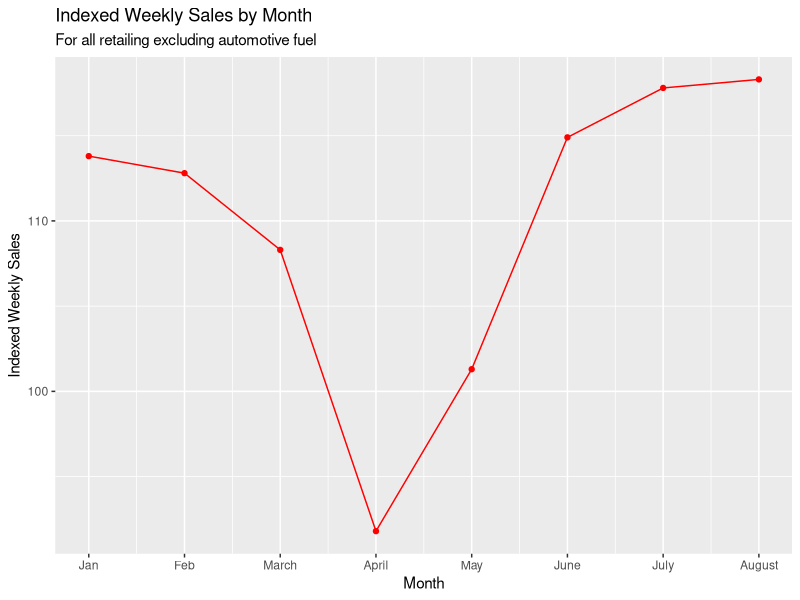
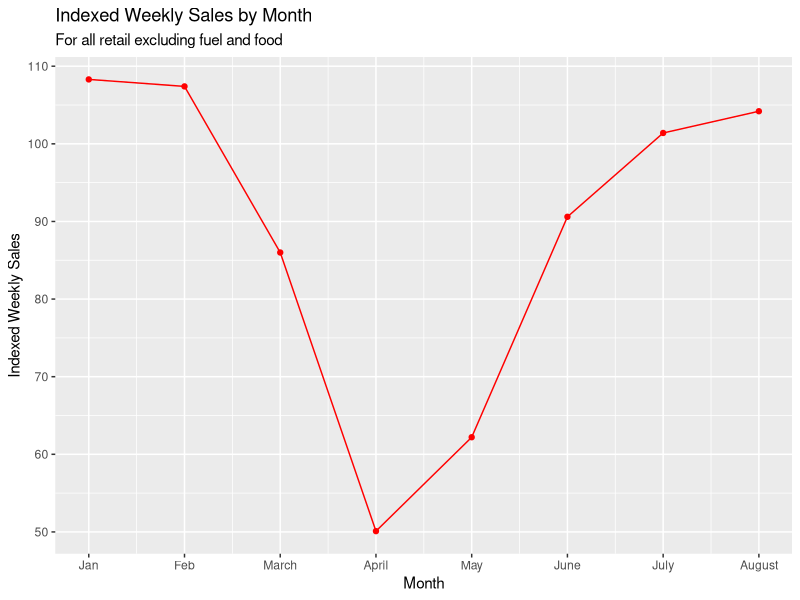
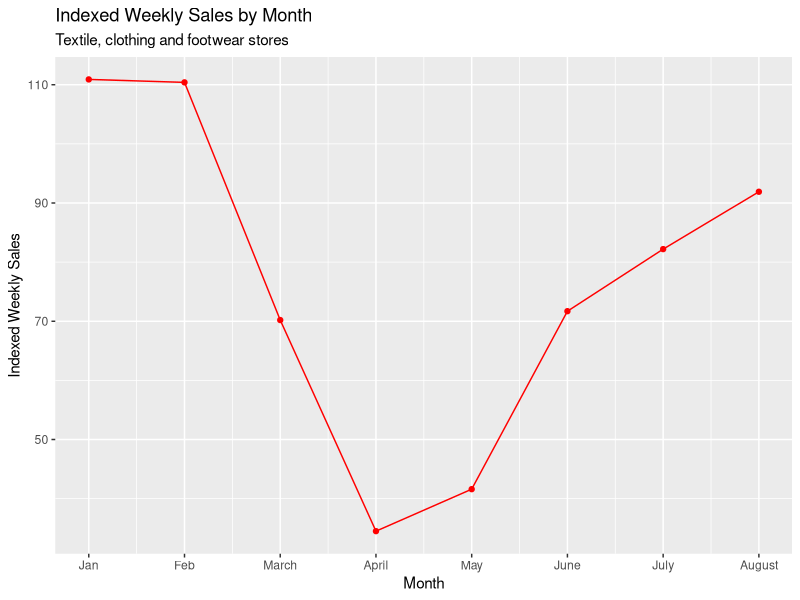
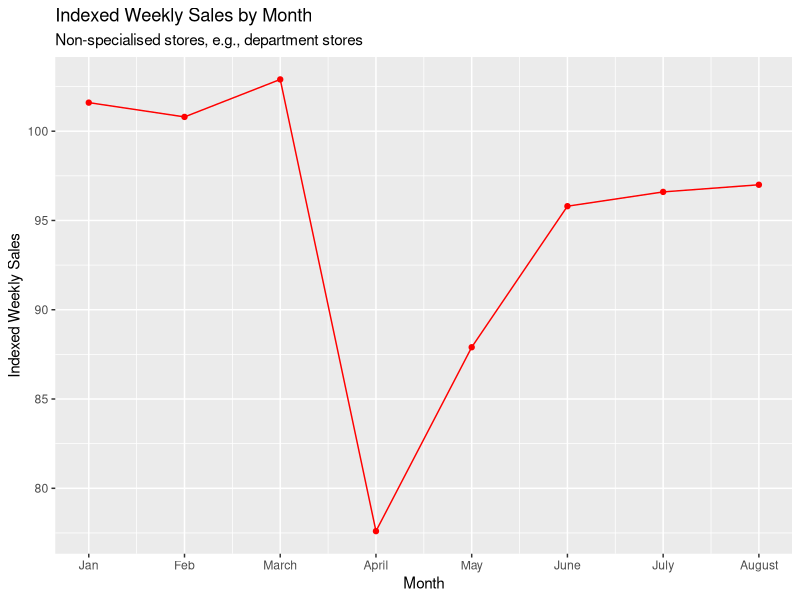
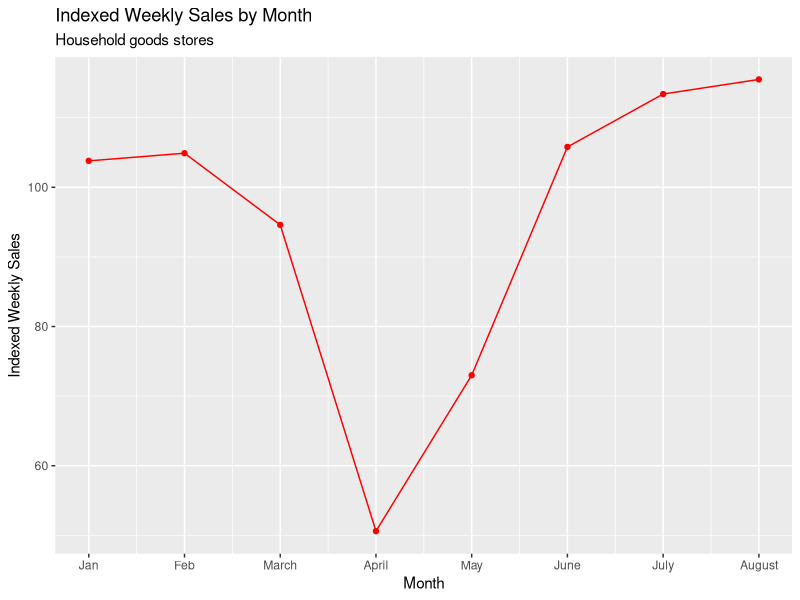
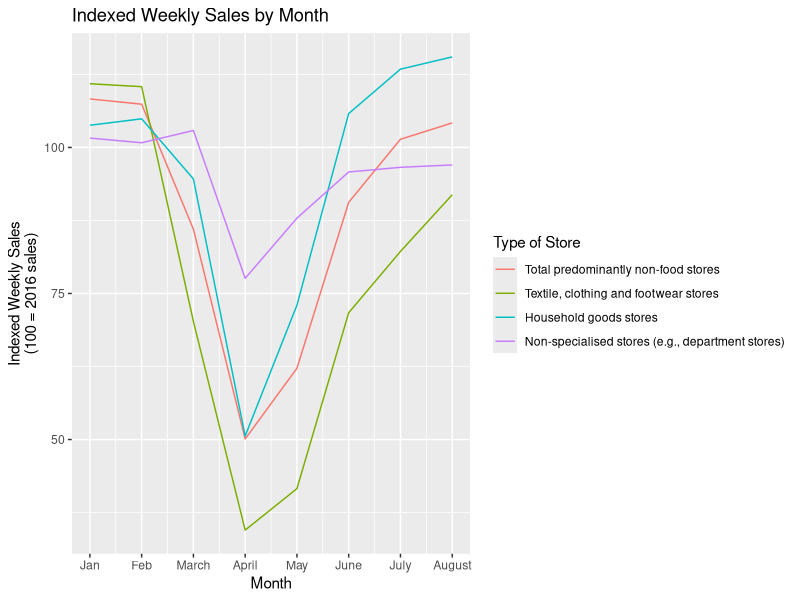
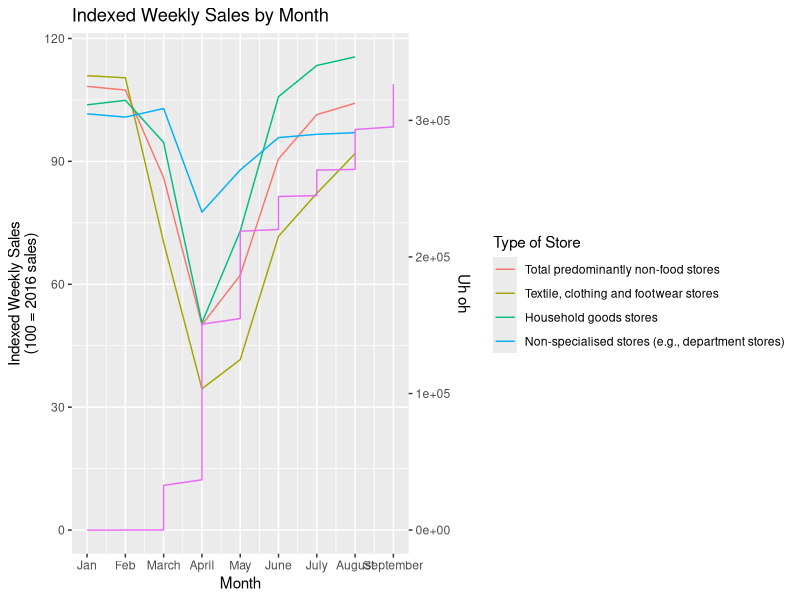
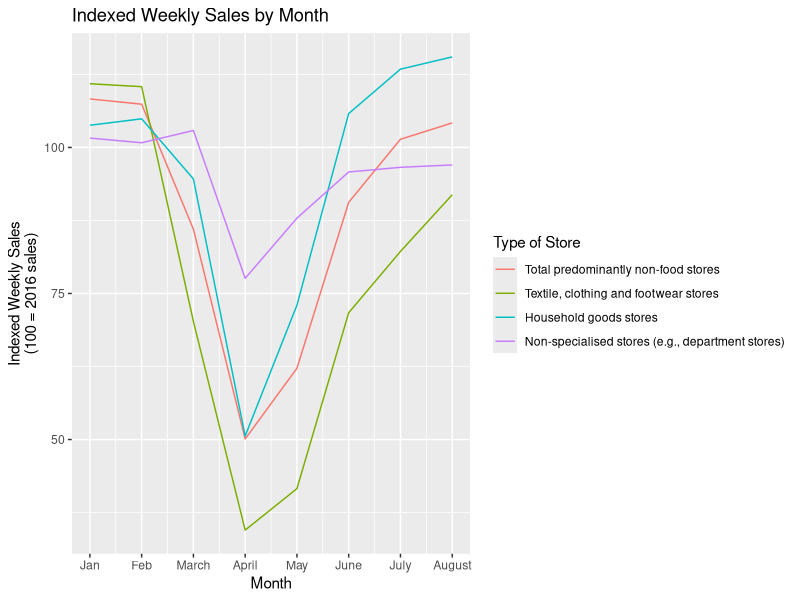

R code for these plots, in order:
## ---- chunk 1
library(readr)
library(dplyr)

retail_sales <- read.csv("retail_data.csv", fileEncoding = "UTF-8-BOM")
retail_sales
## ---- chunk 2
library(ggplot2)
all_retail_plot <- ggplot(data=retail_sales, aes(x=month, y=All.retailing.excluding.automotive.fuel)) +
  geom_point(color="red") +
  geom_line(color="red") +
  scale_x_continuous(breaks = c(1, 2, 3, 4, 5, 6, 7, 8), labels=c("Jan", "Feb", "March", "April", "May", "June", "July", "August")) +
  labs(title="Indexed Weekly Sales by Month", subtitle="For all retailing excluding automotive fuel", x="Month", y="Indexed Weekly Sales") 
all_retail_plot 

non_food_retail_plot <- ggplot(data=retail_sales, aes(x=month, y=Total.predominantly.non.food.stores)) +
  geom_point(color="red") +
  geom_line(color="red") +
  scale_x_continuous(breaks = c(1, 2, 3, 4, 5, 6, 7, 8), labels=c("Jan", "Feb", "March", "April", "May", "June", "July", "August")) +
  labs(title="Indexed Weekly Sales by Month", subtitle="For all retail excluding fuel and food", x="Month", y="Indexed Weekly Sales") 
non_food_retail_plot

textile_retail_plot <- ggplot(data=retail_sales, aes(x=month, y=Textile..clothing.and.footwear.stores)) +
  geom_point(color="red") +
  geom_line(color="red") +
  scale_x_continuous(breaks = c(1, 2, 3, 4, 5, 6, 7, 8), labels=c("Jan", "Feb", "March", "April", "May", "June", "July", "August")) +
  labs(title="Indexed Weekly Sales by Month", subtitle="Textile, clothing and footwear stores", x="Month", y="Indexed Weekly Sales") 
textile_retail_plot

non_specialised_retail_plot <- ggplot(data=retail_sales, aes(x=month, y=Non.specialised.stores)) +
  geom_point(color="red") +
  geom_line(color="red") +
  scale_x_continuous(breaks = c(1, 2, 3, 4, 5, 6, 7, 8), labels=c("Jan", "Feb", "March", "April", "May", "June", "July", "August")) +
  labs(title="Indexed Weekly Sales by Month", subtitle="Non-specialised stores, e.g., department stores", x="Month", y="Indexed Weekly Sales") 
non_specialised_retail_plot 

household_goods_retail_plot <- ggplot(data=retail_sales, aes(x=month, y=Household.goods.stores)) +
  geom_point(color="red") +
  geom_line(color="red") +
  scale_x_continuous(breaks = c(1, 2, 3, 4, 5, 6, 7, 8), labels=c("Jan", "Feb", "March", "April", "May", "June", "July", "August")) +
  labs(title="Indexed Weekly Sales by Month", subtitle="Household goods stores", x="Month", y="Indexed Weekly Sales") 
household_goods_retail_plot
## ---- chunk 3
# Melting table for easier graphing purposes
library(dplyr)
library(reshape2)
combined_retail_table <- melt(data=retail_sales, id.vars=c("month"), measure.vars=c("Total.predominantly.non.food.stores", "Textile..clothing.and.footwear.stores", "Household.goods.stores", "Non.specialised.stores"))
  
combined_retail_table

## ---- chunk 4

combined_retail_plot <- ggplot(data=combined_retail_table, aes(x=month, y=value, color=variable)) +
  geom_line() +
  scale_x_continuous(breaks = c(1, 2, 3, 4, 5, 6, 7, 8), labels=c("Jan", "Feb", "March", "April", "May", "June", "July", "August")) +
  labs(title="Indexed Weekly Sales by Month", x="Month", y="Indexed Weekly Sales\n(100 = 2016 sales)") +
  scale_color_discrete(name  ="Type of Store",
                       breaks = c("Total.predominantly.non.food.stores", "Textile..clothing.and.footwear.stores",
                                  "Household.goods.stores", "Non.specialised.stores"),
                       labels = c("Total predominantly non-food stores",
                                  "Textile, clothing and footwear stores",
                                  "Household goods stores",
                                  "Non-specialised stores (e.g., department stores)")
                          )
combined_retail_plot

ggsave("combined_retail_plot.png")
 

## ---- chunk 5
library(tidyverse)

uk_cases <- read_csv("data_2020-Sep-16.csv")
#head(uk_cases)
total_cases <- uk_cases %>%
  filter(areaName == "England") %>%
  group_by(date) %>%
  map_df(rev)

total_cases <- total_cases %>%
  mutate(day=c(1:nrow(total_cases)))



total_cases <- total_cases %>%
  as.data.frame()

head(total_cases)

## ---- chunk 6

combined_retail_plot <- ggplot(data=combined_retail_table, aes(x=month, y=value, color=variable)) +
  geom_line() +
  scale_x_continuous(breaks = c(1, 2, 3, 4, 5, 6, 7, 8, 9, 10), labels=c("Jan", "Feb", "March", "April", "May", "June", "July", "August", "September", "October")) +
  labs(title="Indexed Weekly Sales by Month", x="Month", y="Indexed Weekly Sales\n(100 = 2016 sales)") +
  scale_color_discrete(name  ="Type of Store",
                       breaks = c("Total.predominantly.non.food.stores", "Textile..clothing.and.footwear.stores",
                                  "Household.goods.stores", "Non.specialised.stores"),
                       labels = c("Total predominantly non-food stores",
                                  "Textile, clothing and footwear stores",
                                  "Household goods stores",
                                  "Non-specialised stores (e.g., department stores)")
                          ) +
  scale_y_continuous(
    name = "Indexed Weekly Sales\n(100 = 2016 sales)",
    sec.axis = sec_axis(trans=~.*3000, name="Uh oh")
  ) +
  geom_line(data=total_cases, aes(x=month, y=cumCasesBySpecimenDate/3000, color=F))
combined_retail_plot

ggsave("retail_and_coronavirus_combined.png")
